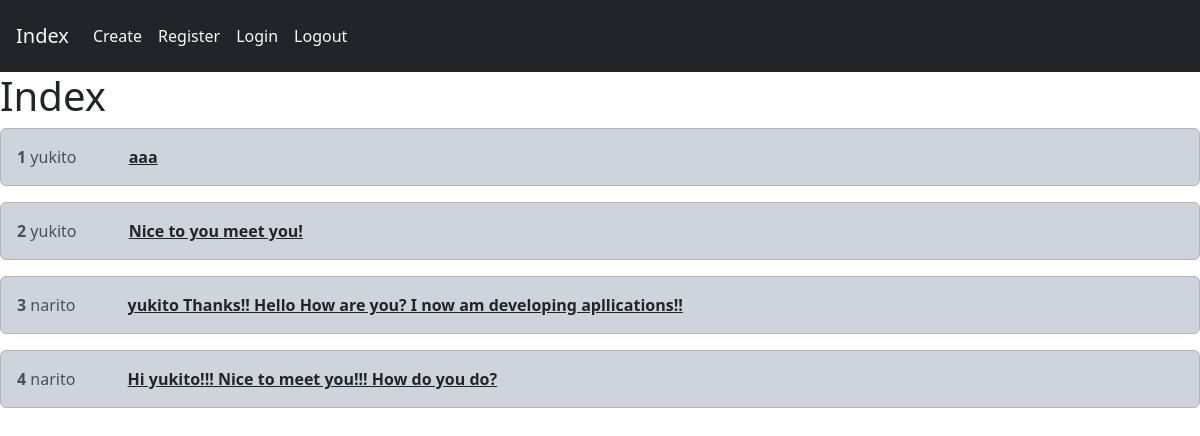
The app's page /, older data.
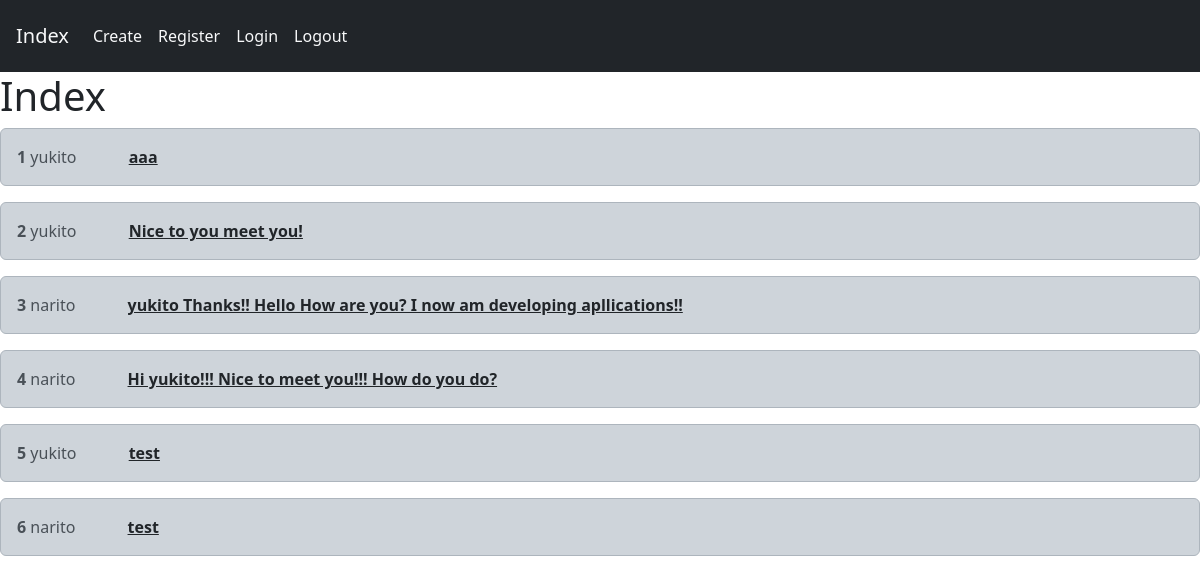
The same page, newer data.
### core/models.py (models this page shows, shortened)
class Post(models.Model):
    user=models.ForeignKey(User,on_delete=models.CASCADE)
    text=models.TextField(max_length=300)

### core/views.py (the view)
# urls.py: path('',views.index,name='index'),
def index(request):
    posts=Post.objects.all()
    context={
        'posts': posts,
    }
    return render(request,'core/index.html',context)

### templates/core/index.html
{% extends 'base.html' %}
{% block content %}
<h1>Index</h1>
{% for p in posts %}
<div class="alert alert-dark" role="alert">
    <strong>{{p.id}}</strong>
    {{p.user}}
    <strong>
        <a href="{% url 'detail' p.id %}" class="text-dark p-5">{{p.text}}</a>
    </strong>
</div>
{% endfor %}
{% endblock content %}

Row changes from the older to the newer data that the page shows:
added Post: id "5", user "yukito", text "test"
added Post: id "6", user "narito", text "test"
